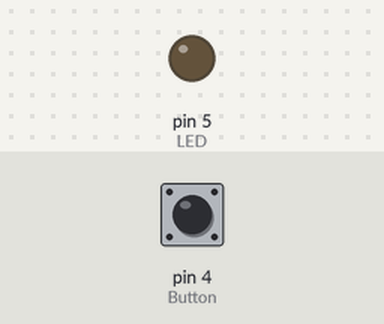
Bench run of a sketch on a simulated Arduino Uno, built with avr-gcc and run on an emulated ATmega328P. Parts: output pins drawn as LEDs (lit = HIGH). Inputs (shaded band) come from the test bench; at power-on: pin 4 (Button) LOW.

Above: at 3.2 s.
3.3 s: pin 4 (Button) pulled HIGH for 1 s
At 4.6 s:
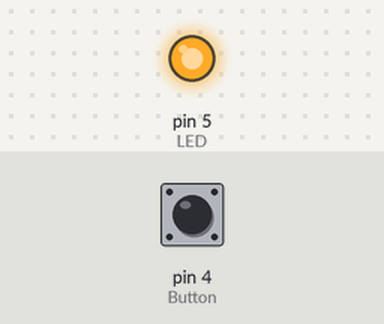
6.3 s: pin 4 (Button) pulled HIGH for 3.2 s
At 10.4 s:
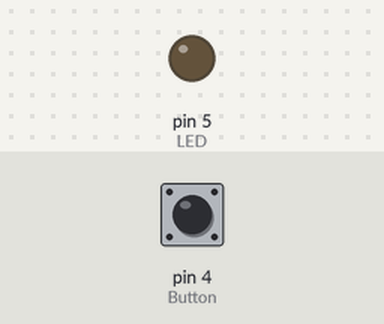
Timing chart, 0 to 11.9 s (numbered marks = the images above; inputs shaded):
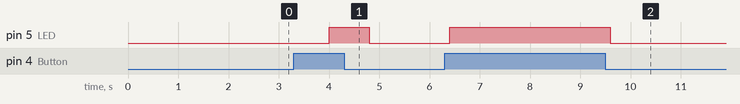

The sketch:

ledBotao-15Jun.ino
```cpp
#define LED 5
#define Button 4
#define LED2 2

void setup() {
  // put your setup code here, to run once:
  pinMode(LED, OUTPUT);
  pinMode(Button, INPUT);
}

void loop() {
  // put your main code here, to run repeatedly:
  digitalWrite(LED2, LOW);
  delay(400);
  digitalWrite(LED2, HIGH);
  delay(400);

  int ButtonState = digitalRead(Button);
  if(ButtonState == HIGH){
    digitalWrite(LED, HIGH);
  }
  else{
    digitalWrite(LED, LOW);
  }


}
```

Measured:
- after the input at 3.3 s, pin 5 (LED): LOW → HIGH after 0.70 s, → LOW 0.80 s later
- after the input at 6.3 s, pin 5 (LED): LOW → HIGH after 0.10 s, → LOW 3.2 s later
